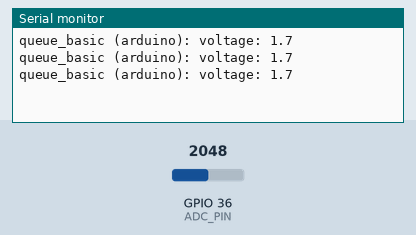
Simulated run of this program. Board: ESP32. Shown: the last lines printed to the serial monitor. Inputs (shaded band) come from the test bench; at power-on: GPIO 36 (ADC_PIN) = 2048 (analog values on the 0–4095 scale).

Above: at 1.3 s.
1.4 s: GPIO 36 (ADC_PIN) set to 2866
At 1.9 s:
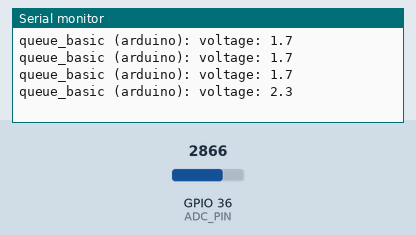
2.9 s: GPIO 36 (ADC_PIN) set to 3603
At 3.4 s:
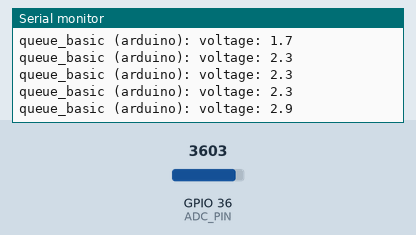
Timing chart, 0 to 5.9 s (numbered marks = the images above; inputs shaded):
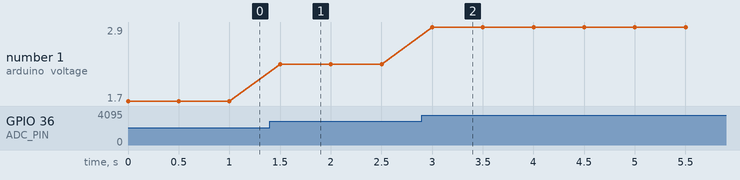

Measured:
- after the input at 1.4 s, the serial monitor: prints a new line after 0.10 s (image 1)
- after the input at 2.9 s, the serial monitor: prints a new line after 0.10 s (image 2)
- plotted number 1: 1.7 → 2.3 after the input at 1.4 s, 2.3 → 2.9 after the input at 2.9 s

The program:

main.cpp
```cpp
/**
 * @file main.cpp
 * @author Anthony Yalong
 * @brief FreeRTOS queue demo using a producer-consumer pattern to sample ADC readings and print converted voltages. Arduino framework.
 */

// imports
#include <Arduino.h>
#include "freertos/FreeRTOS.h"
#include "freertos/task.h"
#include "freertos/queue.h"
#include "driver/gpio.h"

// project configuration
#define BAUDRATE 115200

// adc configuration
#define ADC_PIN GPIO_NUM_36
#define ADC_ATTEN ADC_11db    // 0 - 3.3V
#define ADC_RESOLUTION 12     // 12 bit resolution

// queue configuration
#define QUEUE_DEPTH 10
#define QUEUE_TIMEOUT_MS 100

// task configuration
#define ADC_TASK_DELAY_MS 500

static QueueHandle_t event_queue = NULL;
static const char *TAG = "queue_basic (arduino)";

// function prototypes
static void adc_task(void *pvParameters);
static void print_task(void *pvParameters);

void setup() {
  // error management
  BaseType_t xRet;

  Serial.begin(BAUDRATE);
  if (!Serial) delay(10);

  // initialize adc
  analogSetAttenuation(ADC_ATTEN);
  analogReadResolution(ADC_RESOLUTION);


  // create queue
  event_queue = xQueueCreate(QUEUE_DEPTH, sizeof(uint16_t));
  if (event_queue == NULL) {
    Serial.printf("%s: failed to initialize queue\n", TAG);
    while (true) { vTaskDelay(portMAX_DELAY); }
  }

  // create adc task
  xRet = xTaskCreatePinnedToCore(
    adc_task,
    "adc_task",
    2048,
    NULL,
    1,
    NULL,
    1
  );
  if (xRet != pdTRUE) {
    Serial.printf("%s: failed to create adc task\n", TAG);
    while (true) { vTaskDelay(portMAX_DELAY); }
  }

  // create print task
  xRet = xTaskCreatePinnedToCore(
    print_task,
    "print_task",
    2048,
    NULL,
    1,
    NULL,
    1
  );
  if (xRet != pdTRUE) {
    Serial.printf("%s: failed to create print task\n", TAG);
    while (true) { vTaskDelay(portMAX_DELAY); }
  }
}

void loop() {
  vTaskDelay(portMAX_DELAY);
}

static void adc_task(void *pvParameters) {
  uint16_t raw_value;
  TickType_t adc_last_wake = xTaskGetTickCount();

  while (true) {
    raw_value = analogRead(ADC_PIN);

    // enqueue
    if (xQueueSend(event_queue, &raw_value, pdMS_TO_TICKS(QUEUE_TIMEOUT_MS)) != pdPASS) {
      Serial.printf("%s: queue full! sample dropped!\n", TAG);
    }

    vTaskDelayUntil(&adc_last_wake, pdMS_TO_TICKS(ADC_TASK_DELAY_MS));
  }
}

static void print_task(void *pvParameters) {
  uint16_t received;
  while (true) {
    if (xQueueReceive(event_queue, &received, portMAX_DELAY) == pdPASS) {
      // convert to voltage range
      float voltage = (received / 4095.0f) * 3.3f;

      // print
      Serial.printf("%s: voltage: %0.1f\n", TAG, voltage);
    }
  }
}
```
